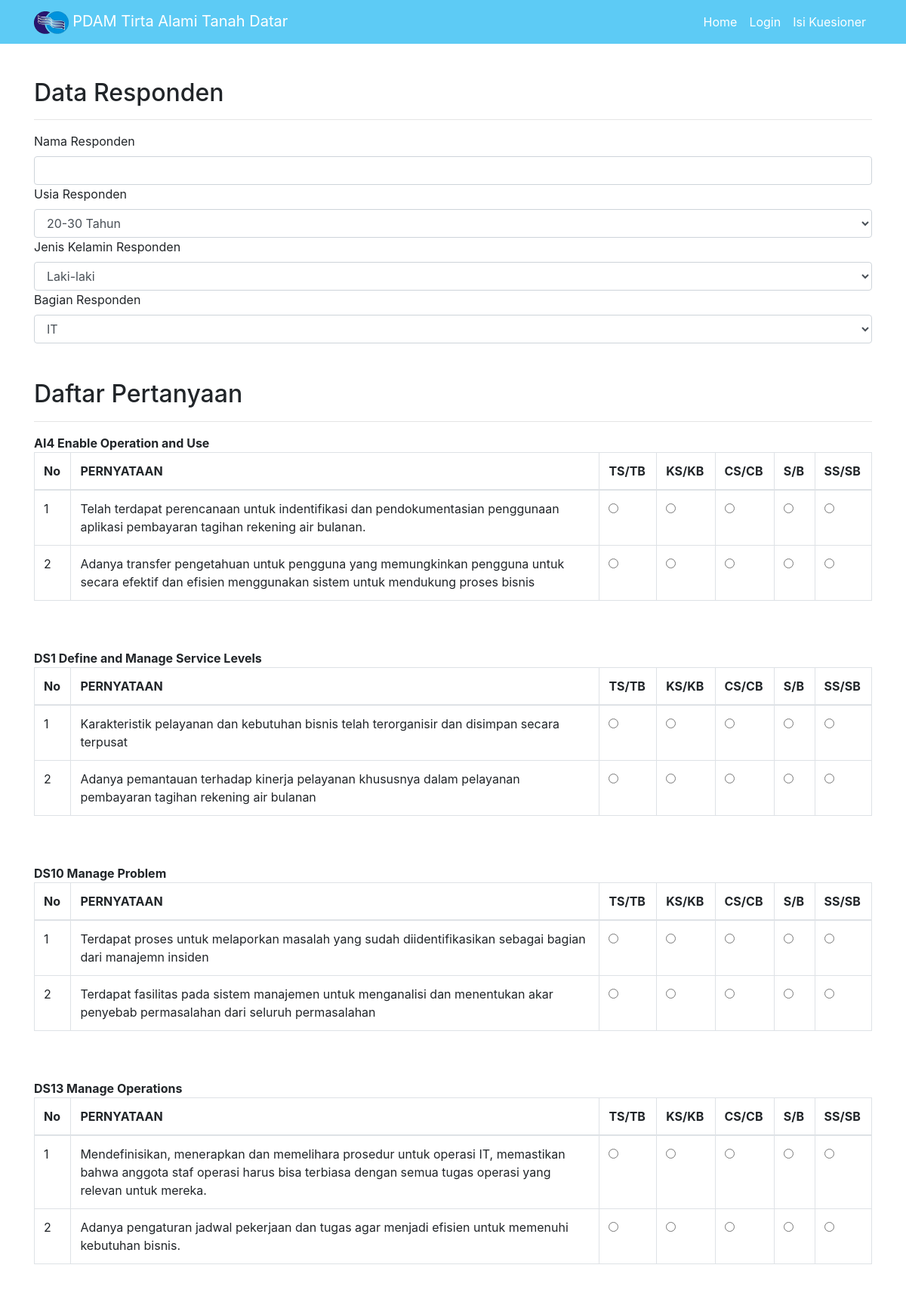
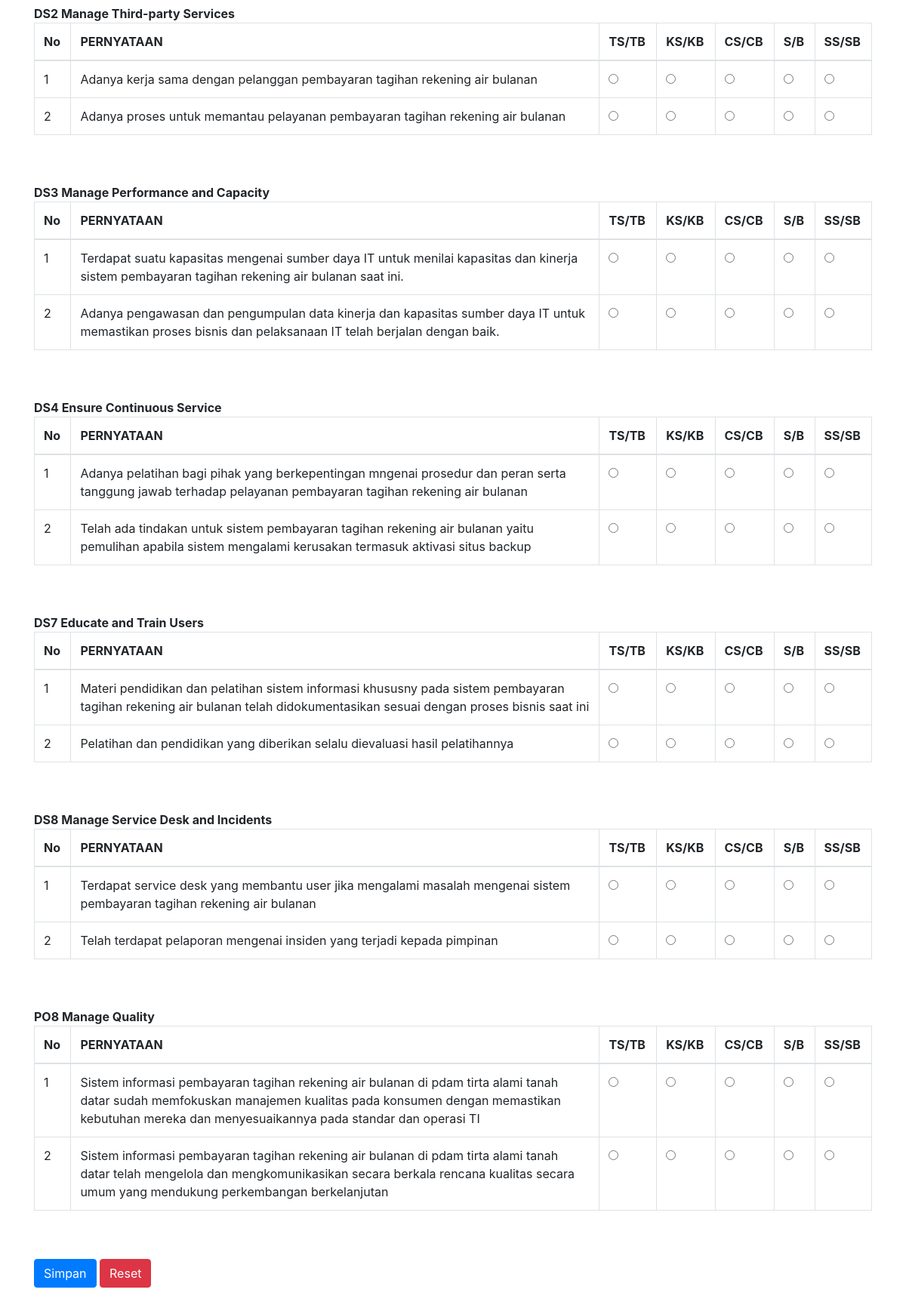
The page /isi_kuesioner.php on the database its author committed (2 pictures, top to bottom).
### tables this page shows
CREATE TABLE `tbl_domain` (
  `kd_domain` varchar(6) NOT NULL,
  `nm_domain` varchar(50) NOT NULL,
  `no_urut` int(11) NOT NULL
);

CREATE TABLE `tbl_pertanyaan` (
  `id_pertanyaan` int(11) NOT NULL,
  `kd_domain` varchar(11) NOT NULL,
  `isi_pertanyaan` varchar(255) NOT NULL
);

### Medoo.php (called while the page is built, shortened)
<?php
class Medoo
{
	public $pdo;
	protected $type;
	public function __construct(array $options)
	{
		if (isset($options[ 'database_type' ]))
		{
			$this->type = strtolower($options[ 'database_type' ]);
		}
		$option = isset($options[ 'option' ]) ? $options[ 'option' ] : [];
		$commands = (isset($options[ 'command' ]) && is_array($options[ 'command' ])) ? $options[ 'command' ] : [];
		switch ($this->type)
		{
			case 'mysql':
				$commands[] = 'SET SQL_MODE=ANSI_QUOTES';
				break;
		}
		if (isset($options[ 'dsn' ]))
		{
			if (is_array($options[ 'dsn' ]) && isset($options[ 'dsn' ][ 'driver' ]))
			{
				$attr = $options[ 'dsn' ];
			}
			else
			{
				throw new InvalidArgumentException('Invalid DSN option supplied');
			}
		}
		else
		{
			$is_port = isset($port);
			switch ($this->type)
			{
				case 'mysql':
					$attr = [
						'driver' => 'mysql',
						'dbname' => $options[ 'database_name' ]
					];
					if (isset($options[ 'socket' ]))
					{
						$attr[ 'unix_socket' ] = $options[ 'socket' ];
					}
					else
					{
						$attr[ 'host' ] = $options[ 'server' ];
					}
					break;
			}
		}
		$driver = $attr[ 'driver' ];
		unset($attr[ 'driver' ]);
		$stack = [];
		foreach ($attr as $key => $value)
		{
			$stack[] = is_int($key) ? $value : $key . '=' . $value;
		}
		$dsn = $driver . ':' . implode($stack, ';');
		try {
			$this->pdo = new PDO(
				$dsn,
				isset($options[ 'username' ]) ? $options[ 'username' ] : null,
				isset($options[ 'password' ]) ? $options[ 'password' ] : null,
				$option
			);
			foreach ($commands as $value)
			{
				$this->pdo->exec($value);
			}
		}
		catch (PDOException $e) {
			throw new PDOException($e->getMessage());
		}
	}
	public function query($query, $map = [])
	{
		$raw = $this->raw($query, $map);
		$query = $this->buildRaw($raw, $map);
		return $this->exec($query, $map);
	}
	public function exec($query, $map = [])
	{
		$statement = $this->pdo->prepare($query);
		if ($statement)
		{
			$statement->execute();
			return $statement;
		}
		return false;
	}
	public static function raw($string, $map = [])
	{
		$raw = new Raw();
		$raw->map = $map;
		$raw->value = $string;
		return $raw;
	}
	protected function isRaw($object)
	{
		return $object instanceof Raw;
	}
	protected function buildRaw($raw, &$map)
	{
		$query = preg_replace_callback(
			'/((FROM|TABLE|INTO|UPDATE)\s*)?\<([a-zA-Z0-9_\.]+)\>/i',
			function ($matches)
			{
				if (!empty($matches[ 2 ]))
				{
					return $matches[ 2 ] . ' ' . $this->tableQuote($matches[ 3 ]);
				}
				return $this->columnQuote($matches[ 3 ]);
			},
			$raw->value);
		return $query;
	}
}

### koneksi.php (called while the page is built, shortened)
<?php
require "Medoo.php";
$db = new Medoo([
    'database_type' => 'mysql',
    'database_name' => 'db_pdam',
    'server' => 'localhost',
    'username' => 'root',
    'password' => 'mysql'
]);
?>

### isi_kuesioner.php (the view, shortened to what this page needs)
<?php
require "koneksi.php";
?>
<!DOCTYPE html>
<html lang="en">
<head>
  <?php include 'components/head.php' ?>
</head>
<body>
  <?php include 'components/menu.php' ?>
<div class="container">
    <div class="row">
        <div class="col-md-12 mb-5 mt-5">
<form action ="proses_tambah_kuesioner.php" method="POST">
<h2>Data Responden</h2>
<hr>
<label>Nama Responden</label>
<input type="text" name="nm_responden" class="form-control" />
<label>Usia Responden</label>
<select name="usia_responden" class="form-control">
	<option value="20-30 Tahun">20-30 Tahun</option>
</select>
<label>Jenis Kelamin Responden</label>
<select name="jk_responden" class="form-control">
	<option value="Laki-laki">Laki-laki</option>
</select>
<label>Bagian Responden</label>
<select name="bagian_responden" class="form-control">
	<option value="IT">IT</option>
</select>
<br>
<br>
<h2>Daftar Pertanyaan</h2>
<hr>
<?php
                      $data_domain = $db->query("select * from tbl_domain")->fetchAll(PDO::FETCH_ASSOC);
                      foreach($data_domain as $kat)
                      {
                    ?>
                        <b><?=$kat['kd_domain']." ".$kat['nm_domain']?></b>
                        <table class="table table-bordered table-stripped">
                          <thead>
                            <tr>
                              <th>No</th>
                              <th>PERNYATAAN</th>
                              <th>TS/TB</th>
                              <th>KS/KB</th>
                              <th>CS/CB</th>
                              <th>S/B</th>
                              <th>SS/SB</th>
                            </tr>
                          </thead>
                          <tbody>
                            <?php
                              $data_pernyataan = $db->query("Select
    tbl_domain.nm_domain,
    tbl_pertanyaan.kd_domain,
    tbl_pertanyaan.isi_pertanyaan,
    tbl_pertanyaan.id_pertanyaan
From
    tbl_domain Inner Join
    tbl_pertanyaan On tbl_domain.kd_domain = tbl_pertanyaan.kd_domain WHERE tbl_domain.kd_domain = '".$kat['kd_domain']."' ORDER BY tbl_domain.kd_domain")->fetchAll(PDO::FETCH_ASSOC);
                              foreach($data_pernyataan as $no => $pet)
                              {
                            ?>
                              <tr>
                                <td><?=$no+1?></td>
                                <td width="700">
                                  <?=$pet['isi_pertanyaan']?>
                                </td>
                                <td>
                                  <input type="radio" name="skor<?=$pet['id_pertanyaan']?>" value="1" />
                                </td>
                                <td>
                                  <input type="radio" name="skor<?=$pet['id_pertanyaan']?>" value="2" />
                                </td>
                                <td>
                                  <input type="radio" name="skor<?=$pet['id_pertanyaan']?>" value="3" />
                                </td>
                                <td>
                                  <input type="radio" name="skor<?=$pet['id_pertanyaan']?>" value="4" />
                                </td>
                                <td>
                                  <input type="radio" name="skor<?=$pet['id_pertanyaan']?>" value="5" />
                                </td>
                              </tr>
                            <?php
                              }
                            ?>
                          </tbody>
                        </table>
                        <br>
                        <br>
                    <?php
                      }
                    ?>
<button class="btn btn-primary" type="submit">Simpan</button>
<button class="btn btn-danger" type="reset">Reset</button>
</form>
  </div>
    </div>
</div>
</body>
</html>

### components/head.php (shortened to what this page needs)
<link href="assets/vendor/bootstrap/css/bootstrap.min.css" rel="stylesheet">
<link href="assets/css/business-frontpage.css" rel="stylesheet">

### components/menu.php (shortened to what this page needs)
<nav class="navbar navbar-expand-lg navbar-dark bg-dark fixed-top" style="background-color: #5dcbf5!important;">
    <div class="container">
        <a class="navbar-brand" href="index.php">
		<img src="logo_pdam.png" height="30" />
		PDAM Tirta Alami Tanah Datar</a>
        <div class="collapse navbar-collapse" id="navbarResponsive">
            <ul class="navbar-nav ml-auto">
                <li class="nav-item">
                    <a class="nav-link" href="index.php" >Home</a>
                </li>
                <?php
                if (empty($_SESSION['username'])) {
                ?>
                    <li class="nav-item">
                        <a class="nav-link" href="login.php">
                            <span>Login</span></a>
                    </li>
					 <li class="nav-item">
                    <a class="nav-link" href="isi_kuesioner.php">
                        <span>Isi Kuesioner</span></a>
                </li>
                <?php } ?>
            </ul>
        </div>
    </div>
</nav>

### assets/css/business-frontpage.css (style rules this page uses)
body { padding-top: 56px; }

### components/head.php (style rules this page uses)
.nav-link { color:white!important; }

### rows shown on the page
tbl_domain: kd_domain "AI4", nm_domain "Enable Operation and Use"
tbl_pertanyaan: isi_pertanyaan "Telah terdapat perencanaan untuk indentifikasi dan pendokumentasian penggunaan aplikasi pembayaran tagihan rekening air bulanan."
tbl_pertanyaan: isi_pertanyaan "Adanya transfer pengetahuan untuk pengguna yang memungkinkan pengguna untuk secara efektif dan efisien menggunakan sistem untuk mendukung proses bisnis"
tbl_domain: kd_domain "DS1", nm_domain "Define and Manage Service Levels"
tbl_pertanyaan: isi_pertanyaan "Karakteristik pelayanan dan kebutuhan bisnis telah terorganisir dan disimpan secara terpusat"
tbl_pertanyaan: isi_pertanyaan "Adanya pemantauan terhadap kinerja pelayanan khususnya dalam pelayanan pembayaran tagihan rekening air bulanan"
tbl_domain: kd_domain "DS10", nm_domain "Manage Problem"
tbl_pertanyaan: isi_pertanyaan "Terdapat proses untuk melaporkan masalah yang sudah diidentifikasikan sebagai bagian dari manajemn insiden"
tbl_pertanyaan: isi_pertanyaan "Terdapat fasilitas pada sistem manajemen untuk menganalisi dan menentukan akar penyebab permasalahan dari seluruh permasalahan"
tbl_domain: kd_domain "DS13", nm_domain "Manage Operations"
tbl_pertanyaan: isi_pertanyaan "Mendefinisikan, menerapkan dan memelihara prosedur untuk operasi IT, memastikan bahwa anggota staf operasi harus bisa terbiasa dengan semua tugas operasi yang relevan untuk mereka."
tbl_pertanyaan: isi_pertanyaan "Adanya pengaturan jadwal pekerjaan dan tugas agar menjadi efisien untuk memenuhi kebutuhan bisnis."
tbl_domain: kd_domain "DS2", nm_domain "Manage Third-party Services"
tbl_pertanyaan: isi_pertanyaan "Adanya kerja sama dengan pelanggan pembayaran tagihan rekening air bulanan"
tbl_pertanyaan: isi_pertanyaan "Adanya proses untuk memantau pelayanan pembayaran tagihan rekening air bulanan"
tbl_domain: kd_domain "DS3", nm_domain "Manage Performance and Capacity"
tbl_pertanyaan: isi_pertanyaan "Terdapat suatu kapasitas mengenai sumber daya IT untuk menilai kapasitas dan kinerja sistem pembayaran tagihan rekening air bulanan saat ini."
tbl_pertanyaan: isi_pertanyaan "Adanya pengawasan dan pengumpulan data kinerja dan kapasitas sumber daya IT untuk memastikan proses bisnis dan pelaksanaan IT telah berjalan dengan baik."
tbl_domain: kd_domain "DS4", nm_domain "Ensure Continuous Service"
tbl_pertanyaan: isi_pertanyaan "Adanya pelatihan bagi pihak yang berkepentingan mngenai prosedur dan peran serta tanggung jawab terhadap pelayanan pembayaran tagihan rekening air bulanan"
tbl_pertanyaan: isi_pertanyaan "Telah ada tindakan untuk sistem pembayaran tagihan rekening air bulanan yaitu pemulihan apabila sistem mengalami kerusakan termasuk aktivasi situs backup"
tbl_domain: kd_domain "DS7", nm_domain "Educate and Train Users"
tbl_pertanyaan: isi_pertanyaan "Materi pendidikan dan pelatihan sistem informasi khususny pada sistem pembayaran tagihan rekening air bulanan telah didokumentasikan sesuai dengan proses bisnis saat ini"
tbl_pertanyaan: isi_pertanyaan "Pelatihan dan pendidikan yang diberikan selalu dievaluasi hasil pelatihannya"
tbl_domain: kd_domain "DS8", nm_domain "Manage Service Desk and Incidents"
tbl_pertanyaan: isi_pertanyaan "Terdapat service desk yang membantu user jika mengalami masalah mengenai sistem pembayaran tagihan rekening air bulanan"
tbl_pertanyaan: isi_pertanyaan "Telah terdapat pelaporan mengenai insiden yang terjadi kepada pimpinan"
tbl_domain: kd_domain "PO8", nm_domain "Manage Quality"
tbl_pertanyaan: isi_pertanyaan "Sistem informasi pembayaran tagihan rekening air bulanan di pdam tirta alami tanah datar sudah memfokuskan manajemen kualitas pada konsumen dengan memastikan kebutuhan mereka dan menyesuaikannya pada standar dan operasi TI"
tbl_pertanyaan: isi_pertanyaan "Sistem informasi pembayaran tagihan rekening air bulanan di pdam tirta alami tanah datar telah mengelola dan mengkomunikasikan secara berkala rencana kualitas secara umum yang mendukung perkembangan berkelanjutan"
